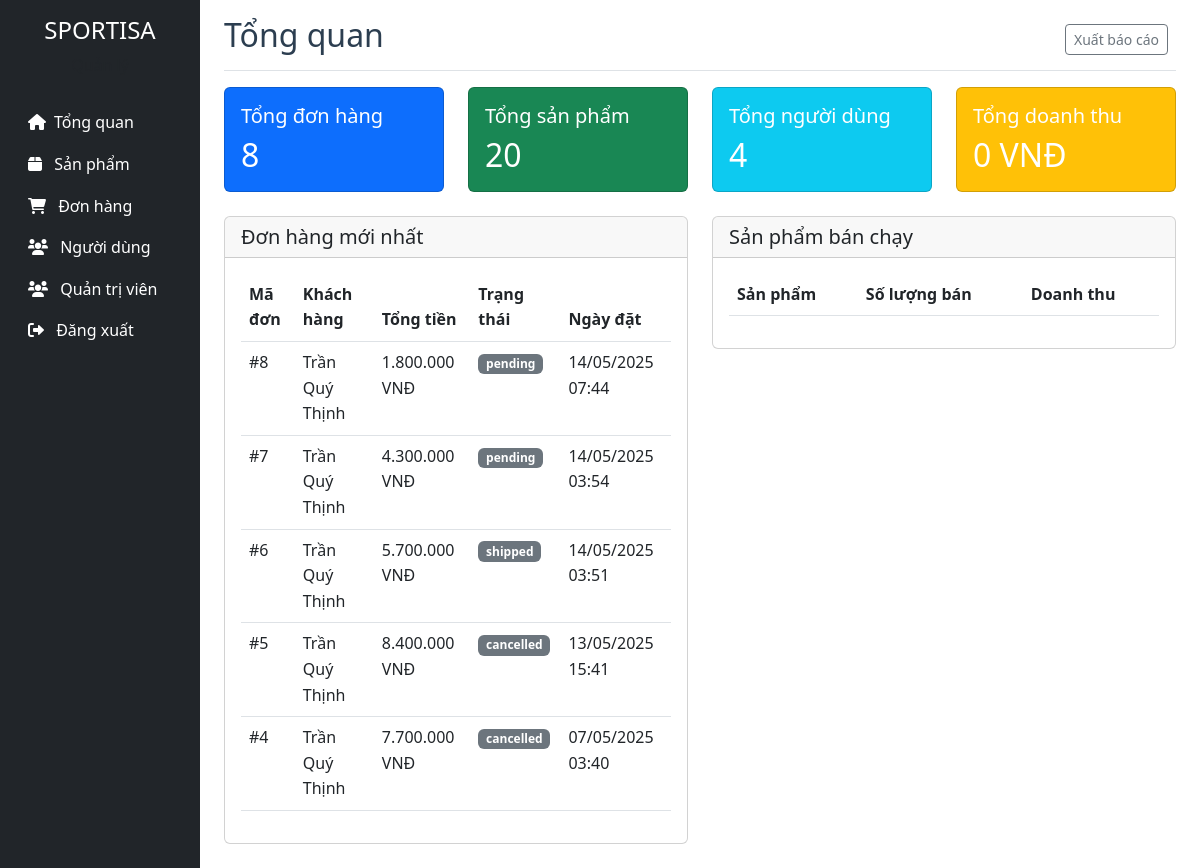
/admin/index.php (signed in), run on the app's committed database.
### tables this page shows
CREATE TABLE `orders` (
  `id` int(11) NOT NULL,
  `user_id` int(11) NOT NULL,
  `total_amount` decimal(10,2) NOT NULL,
  `shipping_address` text NOT NULL,
  `shipping_phone` varchar(20) NOT NULL,
  `shipping_name` varchar(100) NOT NULL,
  `payment_method` enum('cod','bank_transfer','credit_card') NOT NULL,
  `status` enum('pending','processing','shipped','delivered','cancelled') DEFAULT 'pending',
  `notes` text DEFAULT NULL,
  `created_at` timestamp NOT NULL DEFAULT current_timestamp(),
  `updated_at` timestamp NOT NULL DEFAULT current_timestamp() ON UPDATE current_timestamp()
);

CREATE TABLE `users` (
  `id` int(11) NOT NULL,
  `username` varchar(50) NOT NULL,
  `email` varchar(100) NOT NULL,
  `password` varchar(255) NOT NULL,
  `full_name` varchar(100) NOT NULL,
  `phone` varchar(20) DEFAULT NULL,
  `address` text DEFAULT NULL,
  `role` enum('admin','user') DEFAULT 'user',
  `status` enum('active','inactive') DEFAULT 'active',
  `created_at` timestamp NOT NULL DEFAULT current_timestamp(),
  `updated_at` timestamp NOT NULL DEFAULT current_timestamp() ON UPDATE current_timestamp()
);

### admin/index.php (the view, shortened to what this page needs)
<?php
require_once '../config/database.php';
class AdminDashboard {
    private $conn;
    public function __construct($db_connection) {
        $this->conn = $db_connection;
    }
    public function getTotalOrders() {
        try {
            $stmt = $this->conn->query("SELECT COUNT(*) FROM orders");
            return $stmt->fetchColumn();
        } catch (PDOException $e) {
            $this->error = 'Error getting total orders: ' . $e->getMessage();
            return 0;
        }
    }
    public function getTotalProducts() {
        try {
            $stmt = $this->conn->query("SELECT COUNT(*) FROM products");
            return $stmt->fetchColumn();
        } catch (PDOException $e) {
            $this->error = 'Error getting total products: ' . $e->getMessage();
            return 0;
        }
    }
    public function getTotalUsers() {
        try {
            $stmt = $this->conn->query("SELECT COUNT(*) FROM users WHERE role = 'user'");
            return $stmt->fetchColumn();
        } catch (PDOException $e) {
            $this->error = 'Error getting total users: ' . $e->getMessage();
            return 0;
        }
    }
    public function getTotalRevenue() {
        try {
            $stmt = $this->conn->query("SELECT SUM(total_amount) FROM orders WHERE status = 'delivered'");
            return $stmt->fetchColumn() ?? 0;
        } catch (PDOException $e) {
            $this->error = 'Error getting total revenue: ' . $e->getMessage();
            return 0;
        }
    }
    public function getRecentOrders($limit = 5) {
        try {
            $stmt = $this->conn->prepare("SELECT o.*, u.username, u.full_name
                                         FROM orders o
                                         JOIN users u ON o.user_id = u.id
                                         ORDER BY o.created_at DESC
                                         LIMIT :limit");
            $stmt->bindParam(':limit', $limit, PDO::PARAM_INT);
            $stmt->execute();
            return $stmt->fetchAll(PDO::FETCH_ASSOC);
        } catch (PDOException $e) {
            $this->error = 'Error getting recent orders: ' . $e->getMessage();
            return [];
        }
    }
    public function formatCurrency($amount) {
        return number_format($amount, 0, ',', '.') . ' VNĐ';
    }
    public function formatDate($dateString) {
        return date('d/m/Y H:i', strtotime($dateString));
    }
    public function getStatusBadge($status) {
        return $status[$status] ?? ['class' => 'secondary', 'text' => $status];
    }
}
$dashboard = new AdminDashboard($conn);
$dashboard->checkAdminAccess();
$total_orders = $dashboard->getTotalOrders();
$total_products = $dashboard->getTotalProducts();
$total_users = $dashboard->getTotalUsers();
$total_revenue = $dashboard->getTotalRevenue();
$recent_orders = $dashboard->getRecentOrders();
?>
<!DOCTYPE html>
<html lang="vi">
<head>
    <link href="https://cdn.jsdelivr.net/npm/bootstrap@5.3.0/dist/css/bootstrap.min.css" rel="stylesheet">
    <link href="https://cdnjs.cloudflare.com/ajax/libs/font-awesome/6.0.0/css/all.min.css" rel="stylesheet">
    <link href="../css/style.css" rel="stylesheet">
</head>
<body>
    <div class="container-fluid">
        <div class="row">
            <?php include '../admin/view/sidebar.php'; ?>
            <div class="col-md-9 ms-sm-auto col-lg-10 px-md-4">
                <div class="d-flex justify-content-between flex-wrap flex-md-nowrap align-items-center pt-3 pb-2 mb-3 border-bottom">
                    <h1 class="h2">Tổng quan</h1>
                    <div class="btn-toolbar mb-2 mb-md-0">
                        <div class="btn-group me-2">
                            <button type="button" class="btn btn-sm btn-outline-secondary">Xuất báo cáo</button>
                        </div>
                    </div>
                </div>
                <div class="row">
                    <div class="col-md-3 mb-4">
                        <div class="card bg-primary text-white">
                            <div class="card-body">
                                <h5 class="card-title">Tổng đơn hàng</h5>
                                <h2 class="card-text"><?php echo number_format($total_orders); ?></h2>
                            </div>
                        </div>
                    </div>
                    <div class="col-md-3 mb-4">
                        <div class="card bg-success text-white">
                            <div class="card-body">
                                <h5 class="card-title">Tổng sản phẩm</h5>
                                <h2 class="card-text"><?php echo number_format($total_products); ?></h2>
                            </div>
                        </div>
                    </div>
                    <div class="col-md-3 mb-4">
                        <div class="card bg-info text-white">
                            <div class="card-body">
                                <h5 class="card-title">Tổng người dùng</h5>
                                <h2 class="card-text"><?php echo number_format($total_users); ?></h2>
                            </div>
                        </div>
                    </div>
                    <div class="col-md-3 mb-4">
                        <div class="card bg-warning text-white">
                            <div class="card-body">
                                <h5 class="card-title">Tổng doanh thu</h5>
                                <h2 class="card-text"><?php echo $dashboard->formatCurrency($total_revenue); ?></h2>
                            </div>
                        </div>
                    </div>
                </div>
                <div class="row">
                    <div class="col-md-6 mb-4">
                        <div class="card">
                            <div class="card-header">
                                <h5 class="mb-0">Đơn hàng mới nhất</h5>
                            </div>
                            <div class="card-body">
                                <div class="table-responsive">
                                    <table class="table table-hover">
                                        <thead>
                                            <tr>
                                                <th>Mã đơn</th>
                                                <th>Khách hàng</th>
                                                <th>Tổng tiền</th>
                                                <th>Trạng thái</th>
                                                <th>Ngày đặt</th>
                                            </tr>
                                        </thead>
                                        <tbody>
                                            <?php foreach ($recent_orders as $order): ?>
                                                <tr>
                                                    <td>#<?php echo $order['id']; ?></td>
                                                    <td><?php echo htmlspecialchars($order['full_name']); ?></td>
                                                    <td><?php echo $dashboard->formatCurrency($order['total_amount']); ?></td>
                                                    <td>
                                                        <?php $status = $dashboard->getStatusBadge($order['status']); ?>
                                                        <span class="badge bg-<?php echo $status['class']; ?>">
                                                            <?php echo $status['text']; ?>
                                                        </span>
                                                    </td>
                                                    <td><?php echo $dashboard->formatDate($order['created_at']); ?></td>
                                                </tr>
                                            <?php endforeach; ?>
                                        </tbody>
                                    </table>
                                </div>
                            </div>
                        </div>
                    </div>
                    <div class="col-md-6 mb-4">
                        <div class="card">
                            <div class="card-header">
                                <h5 class="mb-0">Sản phẩm bán chạy</h5>
                            </div>
                            <div class="card-body">
                                <div class="table-responsive">
                                    <table class="table table-hover">
                                        <thead>
                                            <tr>
                                                <th>Sản phẩm</th>
                                                <th>Số lượng bán</th>
                                                <th>Doanh thu</th>
                                            </tr>
                                        </thead>
                                    </table>
                                </div>
                            </div>
                        </div>
                    </div>
                </div>
            </div>
        </div>
    </div>
</body>
</html>

### css/style.css (style rules this page uses)
:root { --primary-color: #2c3e50; --secondary-color: #3498db; --accent-color: #e74c3c; --light-color: #ecf0f1; --dark-color: #2c3e50; }
body { font-family: "Segoe UI", Tahoma, Geneva, Verdana, sans-serif; line-height: 1.6; color: var(--dark-color); }

### data on the page
orders: id "8", user.full_name "Trần Quý Thịnh", total_amount "1.800.000 VNĐ", status "pending", created_at "14/05/2025 07:44"
orders: id "7", user.full_name "Trần Quý Thịnh", total_amount "4.300.000 VNĐ", status "pending", created_at "14/05/2025 03:54"
orders: id "6", user.full_name "Trần Quý Thịnh", total_amount "5.700.000 VNĐ", status "shipped", created_at "14/05/2025 03:51"
orders: id "5", user.full_name "Trần Quý Thịnh", total_amount "8.400.000 VNĐ", status "cancelled", created_at "13/05/2025 15:41"
orders: id "4", user.full_name "Trần Quý Thịnh", total_amount "7.700.000 VNĐ", status "cancelled", created_at "07/05/2025 03:40"

### other printed values
$total_orders "8"
$total_products "20"
$total_users "4"
$dashboard->formatCurrency($total_revenue) "0 VNĐ"
